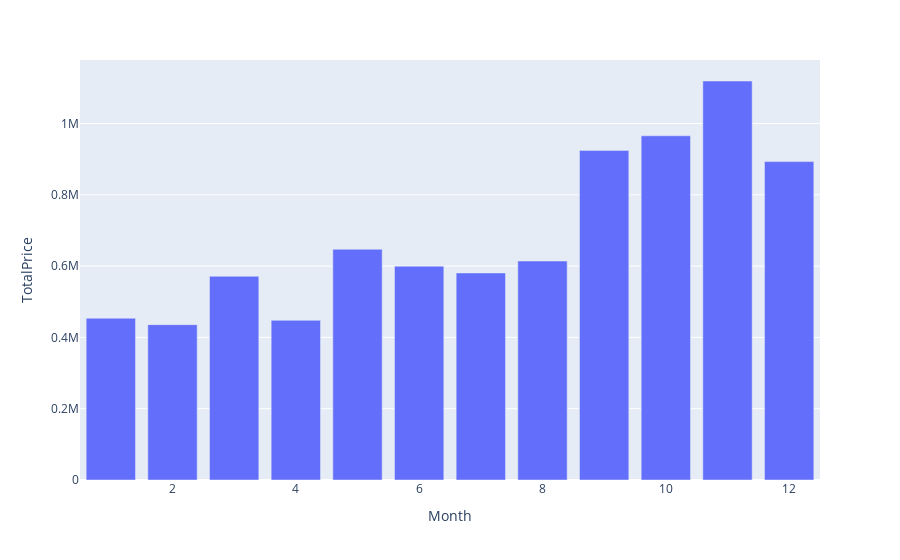

Notebook code cell kept with this figure:
### Markdown cell above
### Задание 4.5
Добавим временные признаки месяца, дня недели и часа совершения покупки.  
Определим самые прибыльные месяца.

### Code cell
data['InvoiceDate'] = pd.to_datetime(data['InvoiceDate'])
data['Date'] = data['InvoiceDate'].dt.date
data['Month'] = data['InvoiceDate'].dt.month
data['Day_of_week'] = data['InvoiceDate'].dt.weekday
data['Hour'] = data['InvoiceDate'].dt.hour

month_df = data[['Month', 'TotalPrice']]
month_df = month_df.groupby('Month').sum()
month_df = month_df.sort_values('TotalPrice', ascending=False)
display(month_df.head())
fig = px.bar(month_df, x = month_df.index, y = 'TotalPrice')
fig.show()

### Figure 1 — Plotly figure (JSON) as saved in the notebook; plotly's stock layout.template omitted (floating-point values rounded to 4 significant figures)
{"data": [{"alignmentgroup": "True", "hovertemplate": "Month=%{x}<br>TotalPrice=%{y}<extra></extra>", "legendgroup": "", "marker": {"color": "#636efa", "pattern": {"shape": ""}}, "name": "", "offsetgroup": "", "orientation": "v", "showlegend": false, "textposition": "auto", "type": "bar", "x": [11, 10, 9, 12, 5, 8, 6, 7, 3, 1, 4, 2], "xaxis": "x", "y": [1119000.0, 965500.0, 924600.0, 893100.0, 647200.0, 614300.0, 599900.0, 580800.0, 571400.0, 453700.0, 447800.0, 435800.0], "yaxis": "y"}], "layout": {"barmode": "relative", "legend": {"tracegroupgap": 0}, "margin": {"t": 60}, "xaxis": {"anchor": "y", "domain": [0, 1], "title": {"text": "Month"}}, "yaxis": {"anchor": "x", "domain": [0, 1], "title": {"text": "TotalPrice"}}}}
